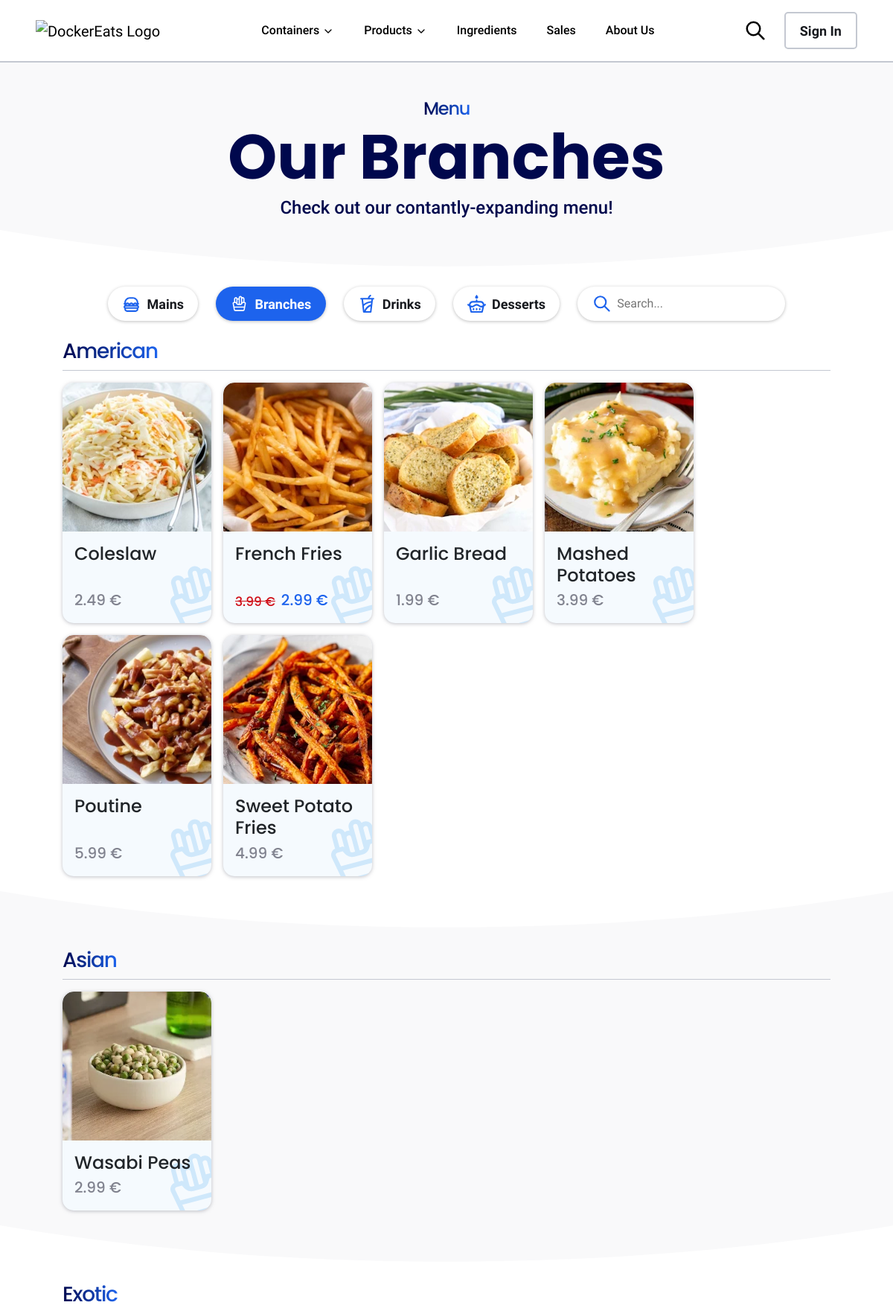
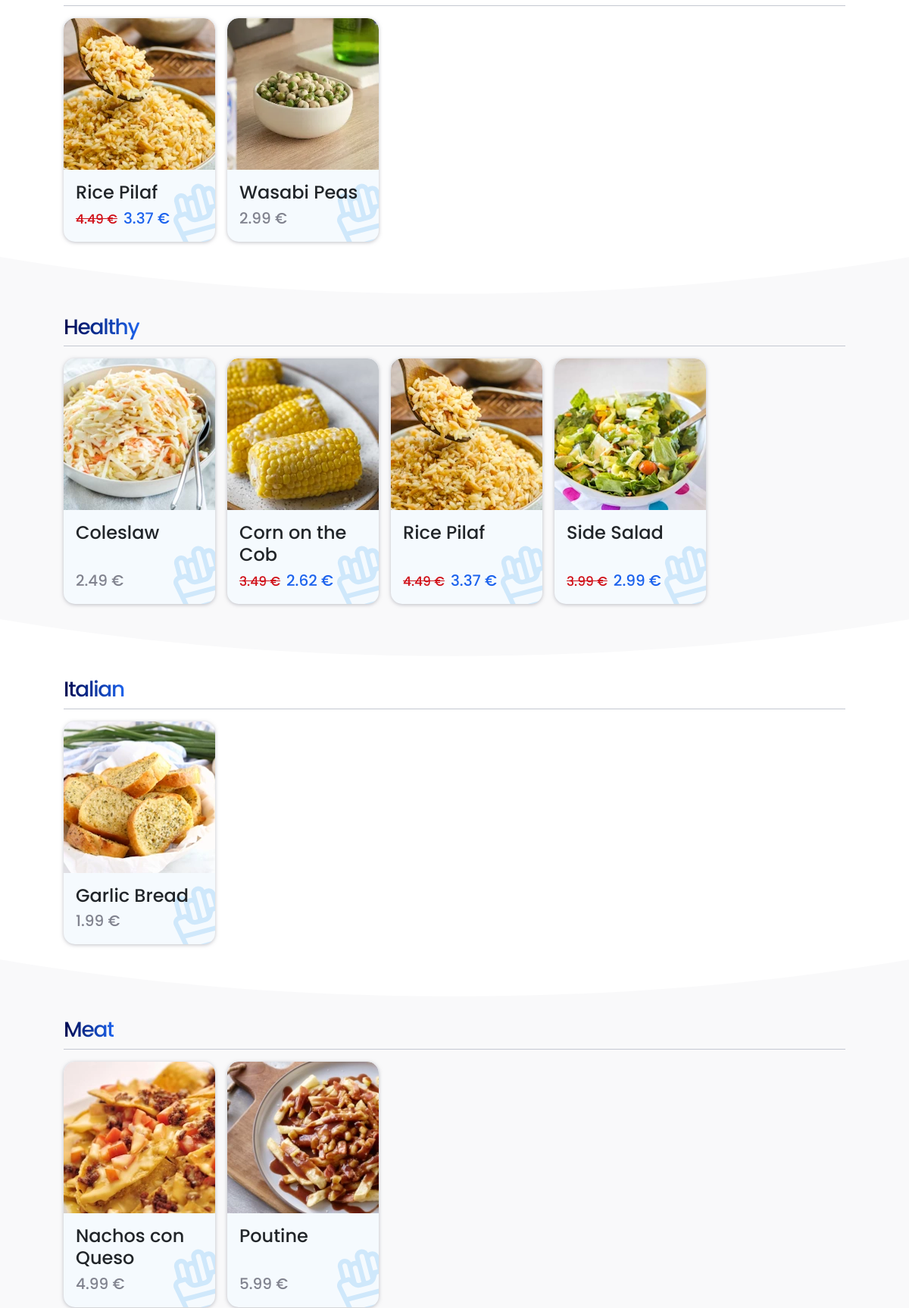
The page /products/branches (upper part) on the database its author committed (2 pictures, top to bottom).
### tables this page shows
CREATE TABLE `PRODUCTS` (
  `id_product` int NOT NULL AUTO_INCREMENT,
  `id_type` int NOT NULL,
  `name` varchar(45) DEFAULT NULL,
  `price` decimal(5,2) NOT NULL,
  `deleted` int DEFAULT '0',
  PRIMARY KEY (`id_product`),
  KEY `fk_PRODUCTS_TYPES1_idx` (`id_type`),
  CONSTRAINT `fk_PRODUCTS_TYPES1` FOREIGN KEY (`id_type`) REFERENCES `TYPES` (`id_type`) ON DELETE CASCADE
);

### controllers/productsController.php (called while the page is built, shortened)
<?php
include_once("models/products/ProductsDAO.php");
include_once("models/categories/CategoriesDAO.php");
class productsController {
    public function index($title = 'Menu', $type = '%')
    {
        $buttons = ['normal', 'normal', 'normal', 'normal'];
        if ($type != '%') {
            $buttons[$type-1] = 'selected';
        }
        $categories = CategoriesDAO::getAll();
        $currentSales = SalesDAO::getAllAvailable(date('Y-m-d'));
        include_once("views/main.php");
    }
    public function branches()
    {
        $this->index('Branches', 2);
    }
}
?>

### models/categories/CategoriesDAO.php (called while the page is built, shortened)
<?php
include_once("models/categories/Category.php");
class CategoriesDAO {
    public static function getAll() {
        $con = DataBase::getInstance();
        $stmt = $con->prepare('SELECT * FROM CATEGORIES ORDER BY name');
        $stmt->execute();
        $result = $stmt->get_result();
        $alcoholic = null;
        $categories = [];
        while ($category = $result->fetch_object("Category")) {
            if ($category->getId_category() == 10) {
                $alcoholic = $category;
            } else {
                $categories[] = $category;
            }
        }
        $categories[] = $alcoholic;
        return $categories;
    }
    public static function getIDsByProduct($product = '%') {
        $con = DataBase::getInstance();
        $stmt = $con->prepare('SELECT id_category FROM CATEGORIES_PRODUCTS WHERE id_product LIKE ?');
        $stmt->bind_param('s', $product);
        $stmt->execute();
        $result = $stmt->get_result();
        $categories = [];
        while ($row = $result->fetch_assoc()) {
            $categories[] = $row['id_category'];
        }
        return $categories;
    }
}
?>

### models/categories/Category.php (called while the page is built, shortened)
<?php
include_once("models/products/ProductsDAO.php");
class Category {
    protected $id_category;
    public function getAllProducts($type = '%') {
        return ProductsDAO::getByCat($this->id_category, $type);
    }
    public function getId_category()
    {
        return $this->id_category;
    }
}
?>

### models/products/ProductsDAO.php (called while the page is built, shortened)
<?php
include_once("models/products/Product.php");
class ProductsDAO {
    public static function getByCat($category, $type = '%') {
        $con = DataBase::getInstance();
        $stmt = $con->prepare(
            'SELECT P.id_product, P.id_type, P.name, P.price
            FROM PRODUCTS as P
            JOIN CATEGORIES_PRODUCTS as CP ON P.id_product = CP.id_product
            WHERE CP.id_category LIKE ? AND P.id_type LIKE ? AND P.deleted = 0
            ORDER BY P.id_type, P.name'
        );
        $stmt->bind_param('ss', $category, $type);
        $stmt->execute();
        $result = $stmt->get_result();
        $products = [];
        while ($product = $result->fetch_object("Product")) {
            $products[] = $product;
        }
        return $products;
    }
}
?>

### models/products/Product.php (called while the page is built, shortened)
<?php
class Product {
    protected $id_product;
    protected $id_type;
    protected $name;
    protected $price;
    public function getCategories() {
        return CategoriesDAO::getIDsByProduct($this->id_product);
    }
    public function isOnSale($currentSales) {
        $sales = [];
        if (!is_null($currentSales)) {
            foreach ($currentSales as $i => $sale) {
                if ($sale->getScope() == 2) {
                    if (($sale->getProduct_type() == 0 || $sale->getProduct_type() == $this->id_type) && ($sale->getCategory_affected() == 0 || in_array($sale->getCategory_affected(), $this->getCategories()))) {
                        $sales[] = $sale;
                    }
                }
            }
        }
        return $sales;
    }
    public function getDiscountedPrice($sales)
    {
        $discountedPrice = $this->price;
        foreach ($sales as $sale) {
            if ($sale->getDiscount_type() == 2) {
                $discountedPrice *= (1 - ($sale->getDiscount() / 100));
            }
        }
        return $discountedPrice >= 0 ? number_format(round($discountedPrice, 2), 2) : number_format(0, 2);
    }
    public function getName()
    {
        return $this->name;
    }
    public function getPrice()
    {
        return $this->price;
    }
}
?>

### models/sales/SalesDAO.php (called while the page is built, shortened)
<?php
include_once("models/sales/Sale.php");
class SalesDAO {
    public static function getAllAvailable($date, $scope = '%') {
        $con = DataBase::getInstance();
        $stmt = $con->prepare('SELECT s.*, c.name AS category_name FROM SALES s
        LEFT JOIN CATEGORIES c ON s.category_affected = c.id_category
        WHERE date_start <= ? AND (date_end IS NULL OR date_end >= ?) AND scope LIKE ?
        ORDER BY s.date_start DESC, s.id_sale DESC');
        $stmt->bind_param('sss', $date, $date, $scope);
        $stmt->execute();
        $result = $stmt->get_result();
        $sales = [];
        while ($sale = $result->fetch_object("Sale")) {
            $sales[] = $sale;
        }
        return count($sales) > 0 ? $sales : null;
    }
}
?>

### models/sales/Sale.php (called while the page is built, shortened)
<?php
include_once('models/discounts/Discount.php');
class Sale extends Discount {
    protected $product_type;
    protected $scope;
    public function getProduct_type()
    {
        return $this->product_type;
    }
    public function getScope()
    {
        return $this->scope;
    }
}
?>

### models/discounts/Discount.php (called while the page is built, shortened)
<?php
abstract class Discount {
    protected $discount;
    protected $discount_type;
    public function getDiscount()
    {
        return $this->discount;
    }
    public function getDiscount_type()
    {
        return $this->discount_type;
    }
}
?>

### views/products/list.php (the view, shortened to what this page needs)
<?php include_once('views/header.php') ?>
<main>
<section id="banner" class="container-fluid text-center py-5">
    <h2>Menu</h2>
    <h1>Our <?=$title?></h1>
    <p class="lead">Check out our contantly-expanding menu!</p>
</section>
<section id="list" class="wave-separator pb-0">
    <div class="listButtons d-flex flex-wrap justify-content-center gap-4 py-4">
        <a href="/products/<?=$buttons[0] == 'selected' ? '' : 'mains'?>" class="z-2 btn btn-pilled btn-<?=$buttons[0]?> d-flex align-items-center gap-2"> Mains</a>
        <a href="/products/<?=$buttons[1] == 'selected' ? '' : 'branches'?>" class="z-2 btn btn-pilled btn-<?=$buttons[1]?> d-flex align-items-center gap-2"> Branches</a>
        <a href="/products/<?=$buttons[2] == 'selected' ? '' : 'drinks'?>" class="z-2 btn btn-pilled btn-<?=$buttons[2]?> d-flex align-items-center gap-2"> Drinks</a>
        <a href="/products/<?=$buttons[3] == 'selected' ? '' : 'desserts'?>" class="z-2 btn btn-pilled btn-<?=$buttons[3]?> d-flex align-items-center gap-2"> Desserts</a>
        <form class="z-2 d-flex align-items-center gap-2" action="">
            <input type="text" name="dishnamelist" placeholder="Search...">
        </form>
        </div>
    <?php $i = 0; foreach ($categories as $category) {
        $products = $category->getAllProducts($type);
        if (count($products) > 0) { $i++; ?>
            <div class="categoryRow pb-4 <?php if ($i > 1) { echo 'wave-separator pt-4 '; } if ($i % 2 == 0) { echo 'grayed'; } ?>">
                <h2 class="categoryName"><?=$category->getName()?></h2>
                <div class="productsCategory d-flex pt-3 pb-5 flex-wrap gap-3">
                <?php foreach ($products as $product) {
                    $allergens = $product->getAllergens() ?>
                    <div class="card product">
                        <div class="overflow-hidden position-relative">
                        </div>
                        <div class="card-body d-flex flex-column justify-content-between">
                            <h5 class="card-title"><?=$product->getName()?></h5>
                            <?php $appliedSales = $product->isOnSale($currentSales);
                            if (count($appliedSales) > 0) { ?>
                                <div class="d-flex align-items-end gap-2">
                                    <p class="card-subtitle crossed-out"><?=$product->getPrice()?> €</p>
                                    <p class="card-subtitle discounted"><?=$product->getDiscountedPrice($appliedSales)?> €</p>
                                </div>
                            <?php } else { ?>
                                <p class="card-subtitle"><?=$product->getPrice()?> €</p>
                            <?php } ?>
                        </div>
                    </div>
                <?php } ?>
                </div>
            </div>
        <?php }
    } ?>
</section>
</main>

### css/style.css (style rules this page uses)
:root { --ishmael-blue: #1D63ED; --queequeg-blue: #00084D; --pequod-blue: #8BC7F5; --heathcliff-purple: #7D2EFF; --ricardo-blue: #0C49C2; --indigo-elder-blue: #1C90EC; --stubb-blue: #A2BEF6; --pip-blue: #E5F2FC; --docker-gradient: linear-gradient(90deg, var(--queequeg-blue), var(--ishmael-blue)); --starbuck-black: #17191E; --mermaid-gray: #393f49; --ahab-gray: #81838F; --vergilius-gray: #e1e2e6; --charon-gray: #C4C8D1; --smee-gray: #EFEFF2; --pallid-white: #F5FAFE; --pilot-white: #F9F9FA; --ahab-gray-50: rgba(129, 131, 143, 50%); --zayin-green: #2E7F74; --zayin-green2: #3BA08D; --he-yellow: #B0A600; --he-yellow2: #DDC500; --aleph-red: #a03b4e; --aleph-red2: #d00e17; }
* { font-family: Roboto, sans-serif; }
h1, h2, h3, h4, h5 { font-family: Poppins, sans-serif; }
h1 { color: var(--queequeg-blue); font-weight: bold; font-size: clamp(32px, 7vw, 100px); text-align: center; line-height: 1em; }
h2 { color: transparent; -webkit-text-fill-color: transparent; font-weight: 500; background: var(--docker-gradient); background-clip: text; font-size: 24px; letter-spacing: -1.25px; display: inline-block; }
h5 { font-weight: 500; font-size: 20px; color: var(--queequeg-blue); }
p { font-family: Roboto, sans-serif; font-size: 16px; color: var(--mermaid-gray); }
.btn-selected { color: white; background-color: var(--ishmael-blue); border-width: 2px; border-color: var(--ishmael-blue); font-weight: 600; font-size: 18px; border-radius: 5px; padding: .6rem 1.2rem; }
.btn-normal { color: var(--starbuck-black); background-color: white; border-width: 2px; border-color: var(--charon-gray); font-weight: 600; font-size: 18px; border-radius: 5px; padding: .6rem 1.2rem; }
.btn-pilled { border-radius: 100px; border-width: 0px; box-shadow: 0 1px 4px 0 rgba(0, 0, 0, .25); }
.btn svg { width: 25px; }
.lead { color: var(--queequeg-blue); font-weight: 500; font-size: clamp(18px, 4vw, 24px); }
main section:not(.abnormal):last-of-type { padding-bottom: calc(4% + 5vw - 4px); }
.wave-separator::before { background-position: bottom; -webkit-mask-image: url(/svg/footerbefore.svg); mask-image: url(/svg/footerbefore.svg); -webkit-mask-position: bottom; mask-position: bottom; background-color: inherit; content: ""; height: 5vw; -webkit-mask-size: auto 100%; mask-size: auto 100%; position: absolute; width: 100%; padding: 0px; z-index: 1; top: calc(-5vw + 2px); left: 0; }
.wave-separator { position: relative; }
.product { max-width: 200px; border-radius: 15px; border-width: 0px; box-shadow: 0 1px 5px 0 var(--ahab-gray-50); background-color: var(--pallid-white); position: relative; overflow: hidden; }
.product .card-title { border-radius: 15px 15px 0px 0px; font-size: 24px; z-index: 2; }
.product .card-subtitle { color: var(--ahab-gray); font-family: Poppins, sans-serif; font-weight: 500; margin-bottom: 0px; font-size: 20px; z-index: 2; }
.product .card-subtitle.crossed-out { text-decoration: line-through; color: var(--aleph-red2); font-size: 17px; }
.product .card-subtitle.discounted { color: var(--ishmael-blue); }
.product .typeicon { position: absolute; fill: var(--pequod-blue); stroke: var(--pequod-blue); stroke-width: 0px; opacity: 35%; max-width: 100px; bottom: 0; right: 0; transform: rotate(-15deg) translate(25%, 25%); z-index: 1; }
#productlist #banner { background-color: var(--pilot-white); }
#productlist #list { background-color: white; }
#productlist #list .categoryRow { background-color: white; padding-left: 7vw; padding-right: 7vw; position: relative; }
#productlist #list .categoryRow.grayed { background-color: var(--pilot-white); }
#productlist #list .categoryName { font-size: 28px; }
#productlist #list .productsCategory { border-top: 1px solid var(--charon-gray); }
#productlist .listButtons .btn svg { fill: var(--ishmael-blue); }
#productlist .listButtons .btn-selected svg { fill: white; }
#productlist .listButtons form { border-radius: 100px; border-width: 0px; box-shadow: 0 1px 4px 0 rgba(0, 0, 0, .25); color: var(--starbuck-black); background-color: white; padding: .6rem 1.2rem; }
#productlist .listButtons form svg { stroke: var(--ishmael-blue); width: 30px; }
#productlist .listButtons form input { background-color: transparent; padding: 0px; border: 0px; color: var(--starbuck-black); width: 100%; }

### rows shown on the page
products: name "Coleslaw", price "2.49"
products: name "French Fries", price "3.99", DiscountedPrice "2.99"
products: name "Garlic Bread", price "1.99"
products: name "Mashed Potatoes", price "3.99"
products: name "Poutine", price "5.99"
products: name "Sweet Potato Fries", price "4.99"
products: name "Wasabi Peas", price "2.99"
products: name "Rice Pilaf", price "4.49", DiscountedPrice "3.37"
products: name "Corn on the Cob", price "3.49", DiscountedPrice "2.62"
products: name "Side Salad", price "3.99", DiscountedPrice "2.99"
products: name "Nachos con Queso", price "4.99"

### other values the page prints
$title "Branches"
